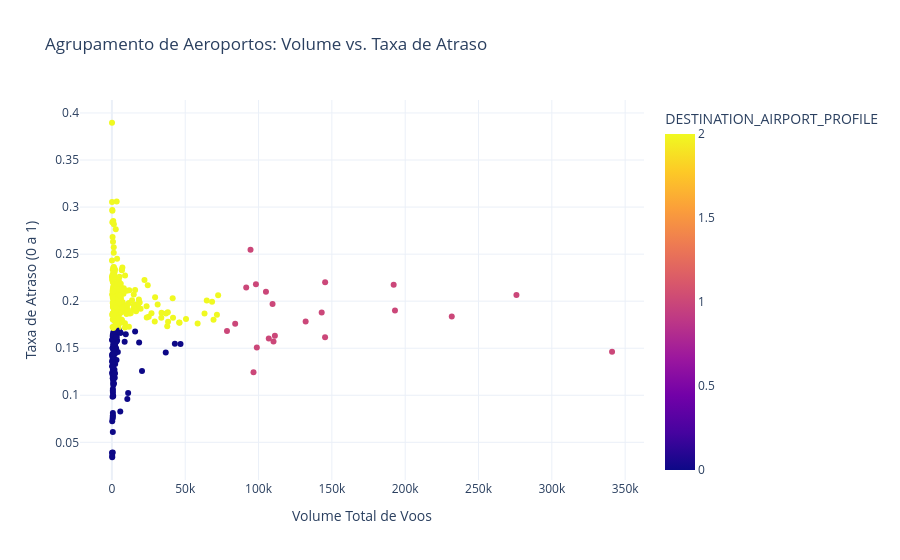

Notebook cell for this chart:
### Code cell
fig = px.scatter(
    df_dest_airports_profile, 
    x='FLIGHT_VOLUME', 
    y='DELAY_RATE',
    color='DESTINATION_AIRPORT_PROFILE',
    hover_name='DESTINATION_AIRPORT',
    title='Agrupamento de Aeroportos: Volume vs. Taxa de Atraso',
    labels={'FLIGHT_VOLUME': 'Volume Total de Voos', 'DELAY_RATE': 'Taxa de Atraso (0 a 1)'},
    template='plotly_white',
    color_discrete_sequence=px.colors.qualitative.Safe
)

fig.show()

### Figure 1 — Plotly figure (JSON) as saved in the notebook; plotly's stock layout.template omitted (floating-point values rounded to 4 significant figures; data arrays with more than 128 entries replaced by an {"elided": "..."} marker saying what was removed)
{"data": [{"hovertemplate": "<b>%{hovertext}</b><br><br>Volume Total de Voos=%{x}<br>Taxa de Atraso (0 a 1)=%{y}<br>DESTINATION_AIRPORT_PROFILE=%{marker.color}<extra></extra>", "hovertext": {"elided": "319 str values"}, "legendgroup": "", "marker": {"color": {"elided": "319 int values"}, "coloraxis": "coloraxis", "symbol": "circle"}, "mode": "markers", "name": "", "orientation": "v", "showlegend": false, "type": "scatter", "x": {"elided": "319 int values"}, "xaxis": "x", "y": {"elided": "319 float values"}, "yaxis": "y"}], "layout": {"coloraxis": {"colorbar": {"title": {"text": "DESTINATION_AIRPORT_PROFILE"}}, "colorscale": [[0, "#0d0887"], [0.1111, "#46039f"], [0.2222, "#7201a8"], [0.3333, "#9c179e"], [0.4444, "#bd3786"], [0.5556, "#d8576b"], [0.6667, "#ed7953"], [0.7778, "#fb9f3a"], [0.8889, "#fdca26"], [1, "#f0f921"]]}, "legend": {"tracegroupgap": 0}, "title": {"text": "Agrupamento de Aeroportos: Volume vs. Taxa de Atraso"}, "xaxis": {"anchor": "y", "domain": [0, 1], "title": {"text": "Volume Total de Voos"}}, "yaxis": {"anchor": "x", "domain": [0, 1], "title": {"text": "Taxa de Atraso (0 a 1)"}}}}
